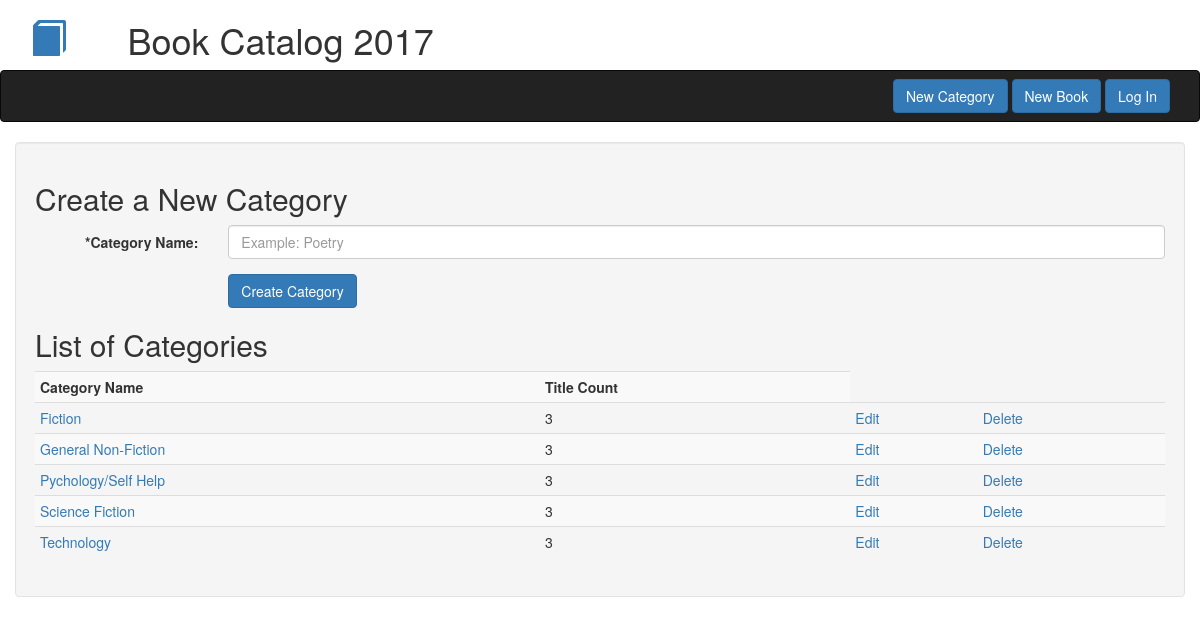
/categories/create, run on an earlier commit of the app's database.
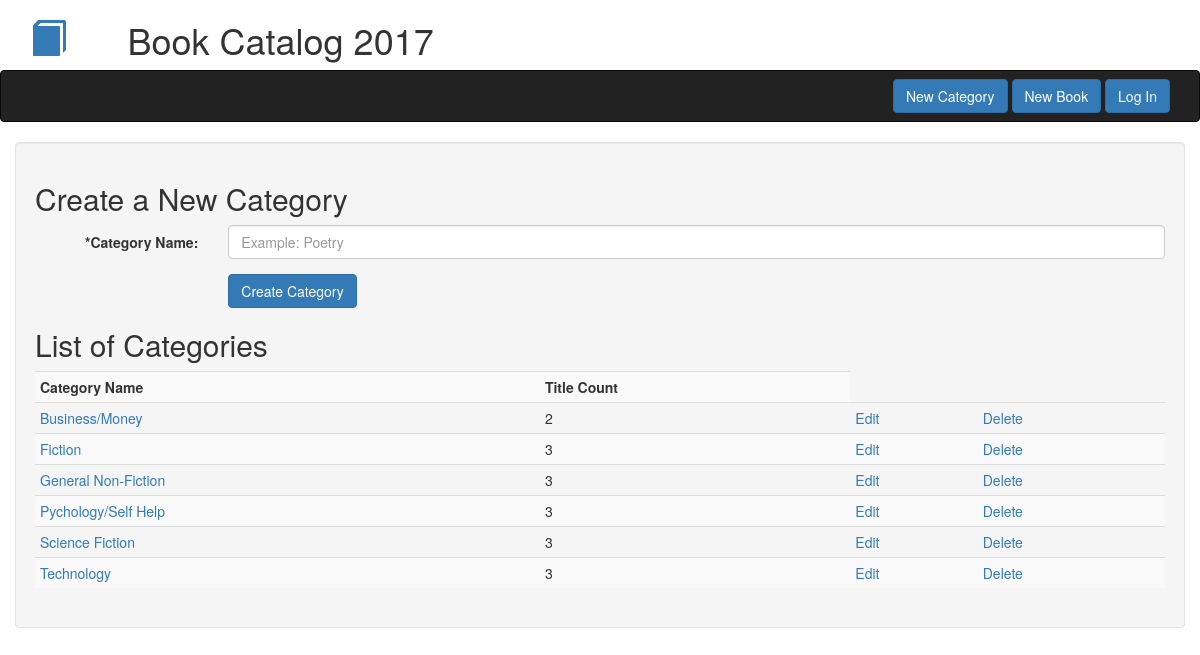
And on a later commit of the database.
### db_setup.py (models this page shows)
class Category(Base):
    __tablename__ = 'category'
    name = Column(String(80), nullable = False)
    id = Column(Integer, primary_key = True)

### catalog.py (the view)
@app.route('/categories/create', methods=['GET','POST'])
def createCategory():
    category_counts = (
        session.query(Category.name, Category.id, func.count(Book.title).label("count"))
        .outerjoin(Book, Category.id == Book.category_id)
        .group_by(Category.id)
        .order_by(Category.name)
        )
    if request.method == 'POST':
        new_category = Category(name = request.form['category_name'])
        if not request.form['category_name']:
            flash('You must fill out the form! Duh!')
            return redirect(url_for('createCategory'))
        for category in category_counts:
            if request.form['category_name'] == category.name:
                flash("The category name: {} - is already in use. Duplicate names are not allowed."
                    .format (category.name))
                return redirect(url_for('createCategory'))
        session.add(new_category)
        session.commit()
        flash("Category: {} created successfully!".format(new_category.name))
        return redirect(url_for('indexPage'))
    else:
        return render_template('create_category.html', category_counts = category_counts)

### templates/create_category.html (shortened to what this page needs)
{% extends "bootstrap/base.html" %}
{% block navbar %}{% include "header_nav.html" %}{% endblock %}
{% block content %}
<div class="container well">
    <h2>Create a New Category</h2>
    <form class="form-horizontal" method="POST" action="{{ url_for('createCategory') }}">
    <div class="form-group">
        <label for="inputCategory" class="col-sm-2 control-label">*Category Name:</label>
        <div class="col-sm-10">
            <input type="text" name="category_name" class="form-control" id="inputCategory" placeholder="Example: Poetry">
        </div>
    </div>
    <div class="form-group">
        <div class="col-sm-offset-2 col-sm-10">
            <button type="submit" class="btn btn-primary">Create Category</button>
        </div>
    </div>
    </form>
    <h2>List of Categories</h2>
    <table class='table table-striped table-condensed'>
        <th>Category Name</th><th>Title Count</th>
        {% for category in category_counts %}
            <tr><td><a href="{{ url_for('listBooksByCategory', category_id = category.id) }}">{{ category.name }}</a></td><td>{{ category.count }}<td><a href="{{ url_for('editCategory', category_id = category.id) }}"> Edit</a></td><td><a href="{{ url_for('deleteCategory', category_id = category.id) }}"> Delete</a></td></tr>
        {% endfor %}
    </table>
</div>
{% endblock %}

What changed in the data, as far as the page shows it:
added Category: name "Business/Money", count "2"
